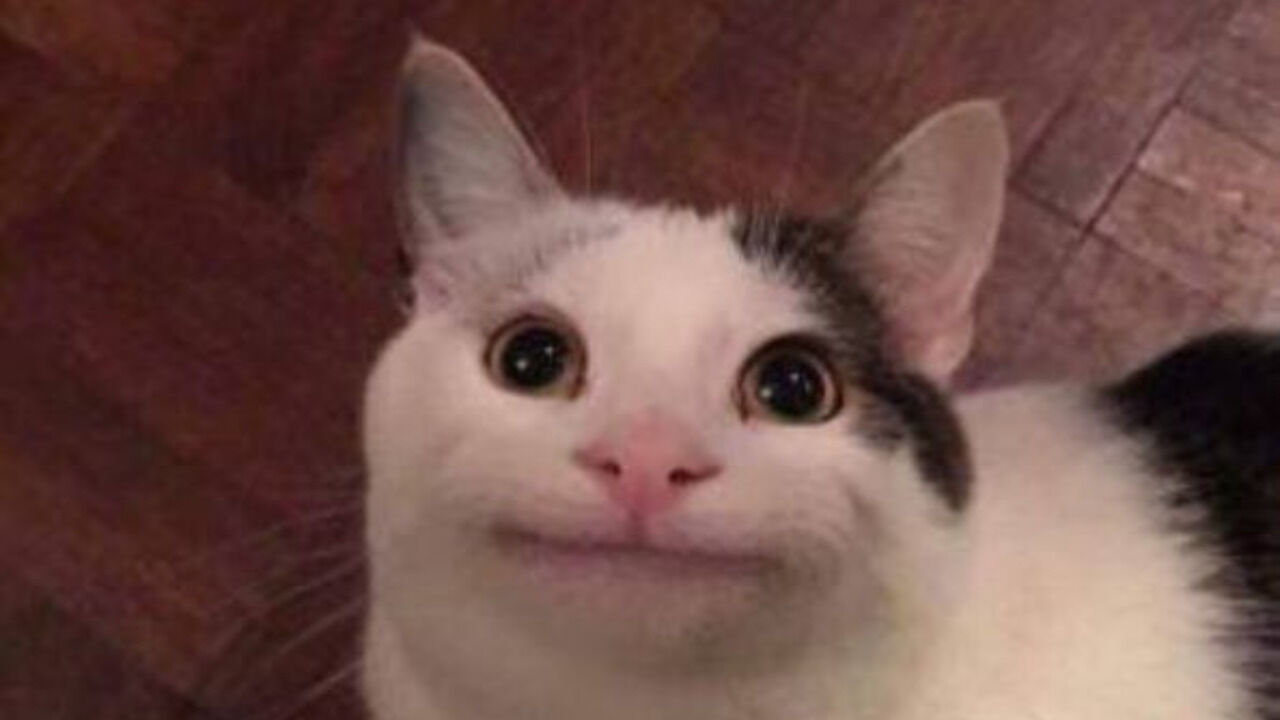
#> input picture images/blob-09636982-a21a-494b-bbe4-3692c2720ae3.jpeg, 1280 x 720 px, found by its file name
$ jupyter execute OpenCV_part1.ipynb
#> lines starting #> are read from the running program, lines starting #| are printed output that depends on the picture; after the words box and inside, x2 and y2 are one past the last pixel; in counts of white or black regions, pixels touching at a corner belong together
##### Introduction

OpenCV is a great tool for image processing and performing computer vision tasks. It is an open-source library that can be used to perform tasks like face detection, objection tracking, landmark detection, and much more. It supports multiple languages including python, java C++

in this notebook i will try to learn openvc for image processing mainly and try to improve my self in the computer vision and mabey in the future i will share it.

### step by step

[cell 1]
import cv2
import matplotlib.pyplot as plt

##### reading an image

[cell 2]
img = cv2.imread(r'C:\Users\aottt\image-preprocessing-Aside00\images\blob-09636982-a21a-494b-bbe4-3692c2720ae3.jpeg',1) #Read the image in color
#> img is the input picture: shape (720, 1280, 3); mean B, G, R 72, 77.5, 110.6
img = cv2.cvtColor(img, cv2.COLOR_BGR2RGB) # Convert BGR to RGB for correct color display in matplotlib
plt.imshow(img) # Display the image
plt.axis('off') # Hide the axes
plt.show()

##### resizing an image

[cell 3]
resized = cv2.resize(img, (300 ,300)) # Resize the image to 300x300 pixels
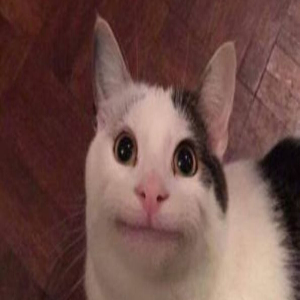
#> resized: shape (300, 300, 3); mean R, G, B 110.5, 77.4, 72
plt.imshow(resized) # Display the resized image
plt.axis('off') # Hide the axes
plt.show()

##### Flip an image

[cell 4]
flip = cv2.flip(resized, 0) # Flip the image horizontally
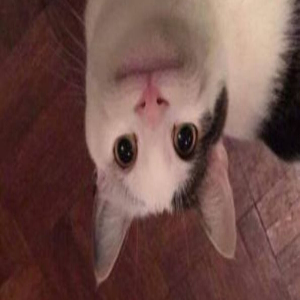
#> flip: shape (300, 300, 3); mean R, G, B 110.5, 77.4, 72
plt.imshow(flip) # Display the flipped image
plt.axis('off') # Hide the axes
plt.show()

##### Rotate an image

[cell 5]
rotation = cv2.rotate(resized,0) # 0 -> Rotate the image by 90 degrees clockwise, 1 -> Rotate by 90 degrees counter-clockwise, 2 -> Rotate by 180 degrees
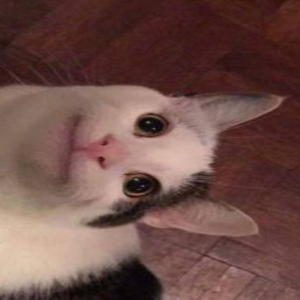
#> rotation: shape (300, 300, 3); mean R, G, B 110.5, 77.4, 72
plt.imshow(rotation) # Display the flipped image
plt.axis('off') # Hide the axes
plt.show()

##### Rotation with a specific angle

[cell 6]
(h, w) = img.shape[0:2]
#> h = 720; w = 1280
angle = 45
center = (w // 2, h // 2)
#> center = (640, 360)

rotation_matrix = cv2.getRotationMatrix2D(center, angle, 1.0) # Create a rotation matrix for rotating the image by 45 degrees around its center
rotation = cv2.warpAffine(img, rotation_matrix, (w, h), flags=cv2.INTER_NEAREST) # Rotate the image by 45 degrees around its center
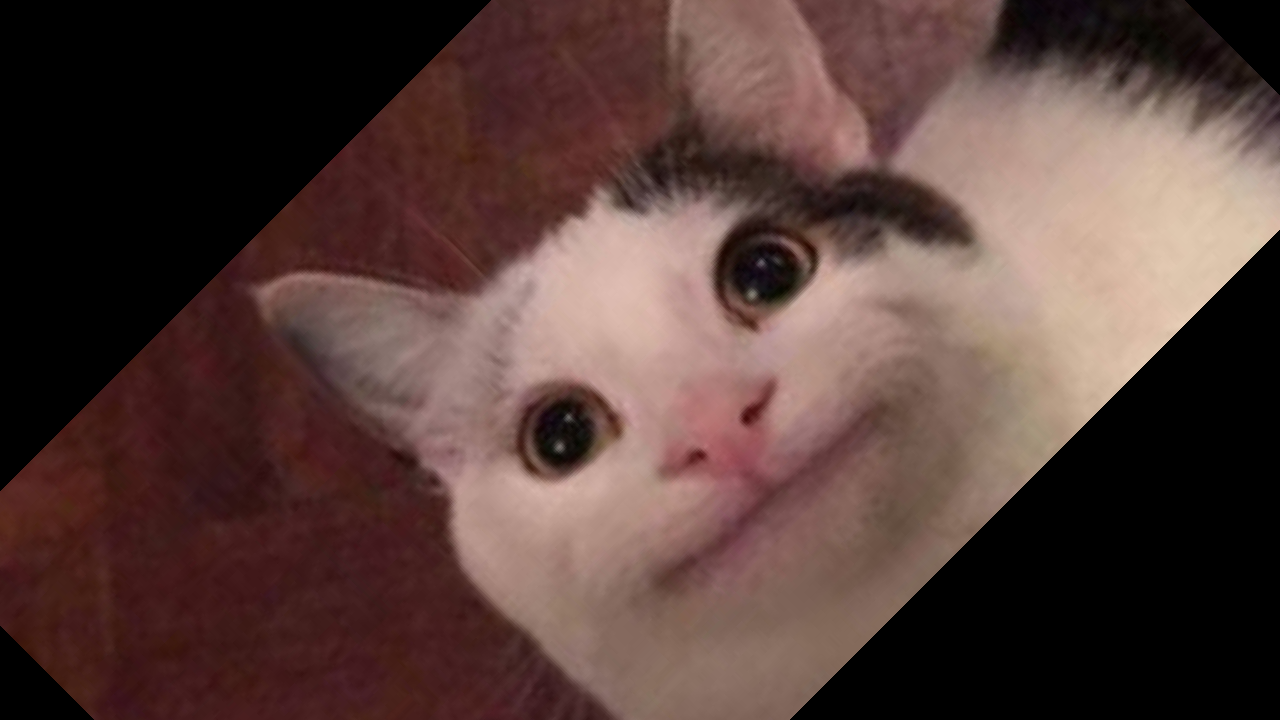
#> rotation: shape (720, 1280, 3); mean R, G, B 86.2, 62.4, 57.7
plt.imshow(rotation) # Display the rotated image
plt.axis('off') # Hide the axes
plt.show()

#### canny edge detection

[cell 7]
canny = cv2.Canny(img,25,50) # Apply Canny edge detection to the image (50 is the lower threshold, 20 is the upper threshold)
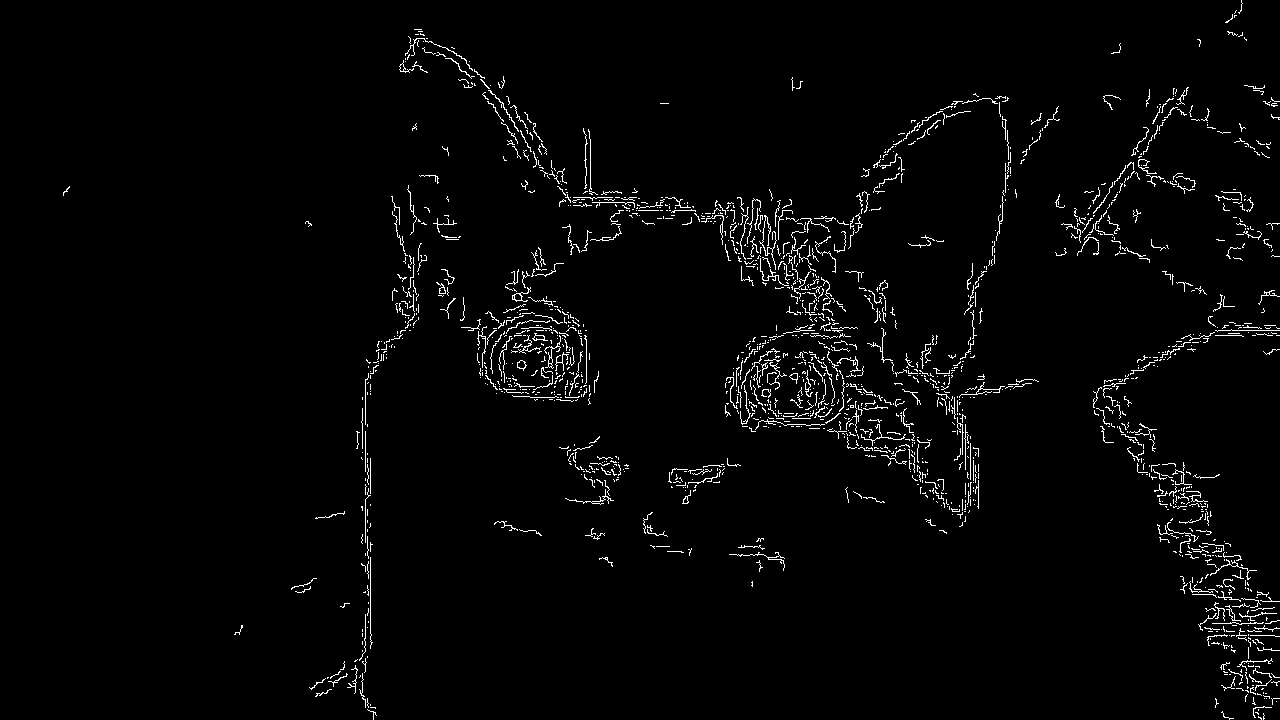
#> canny: shape (720, 1280); 2.3% white in thin lines or dots
plt.imshow(canny, cmap='gray') # Display the Canny edge detected image
plt.axis('off') # Hide the axes
plt.show()

##### Drwaing circle

[cell 8]
circle = cv2.circle(img.copy(), center= (center), radius=50, color=(255, 0, 0), thickness=2) # Draw a circle on the image at the center with a radius of 50 pixels
plt.imshow(circle) # Display the image with the circle
plt.axis('off') # Hide the axes
plt.show()

[cell 9]
circle = cv2.circle(img.copy(), center= (center), radius=350, color=(255, 0, 0), thickness=2) # Draw a circle on the image at the center with a radius of 50 pixels
plt.imshow(circle) # Display the image with the circle
plt.axis('off') # Hide the axes
plt.show()

[cell 10]
Rectangular = cv2.rectangle(img.copy(), pt1=(400, 650), pt2=(1000, 50), color=(0, 255, 0), thickness=2) # Draw a rectangle on the image from point (50, 50) to point (250, 250)
plt.imshow(Rectangular) # Display the image with the Rectangular
plt.axis('off') # Hide the axes
plt.show()

### Task 1:

##### writing text on the image

[cell 11]
text_img = img.copy()

cv2.putText(
    text_img,
    'Hello I am a cat',
    (100, img.shape[0]-50),
    cv2.FONT_HERSHEY_SIMPLEX,
    4,
    (255,0,0),
    2
)
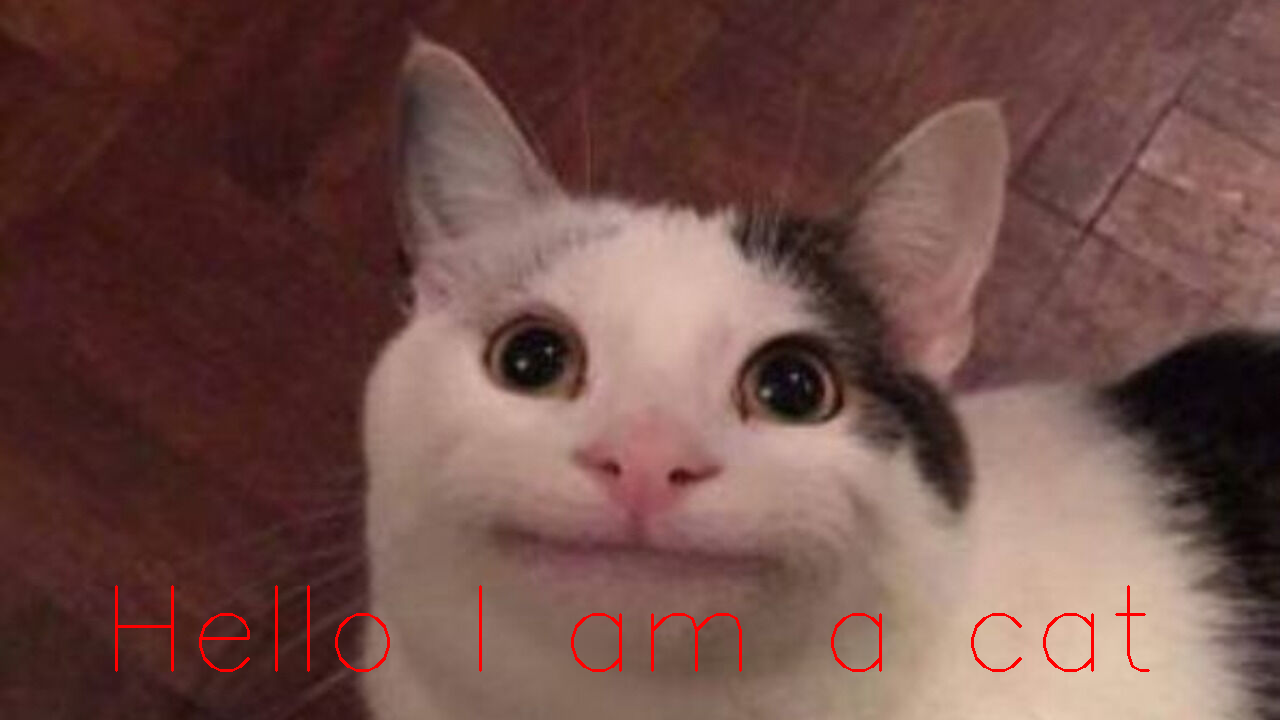
#> text_img: shape (720, 1280, 3); mean R, G, B 111.4, 76.9, 71.5

plt.imshow(text_img)
plt.axis('off')
plt.show()
